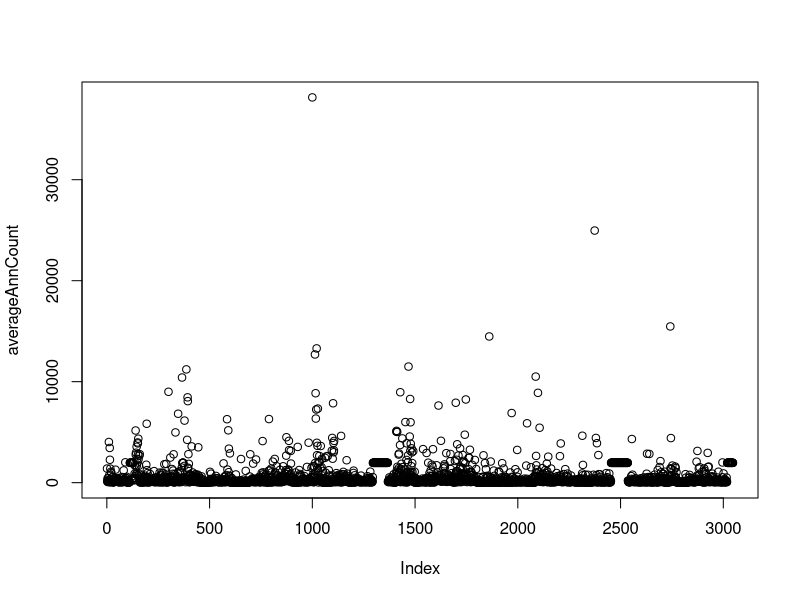
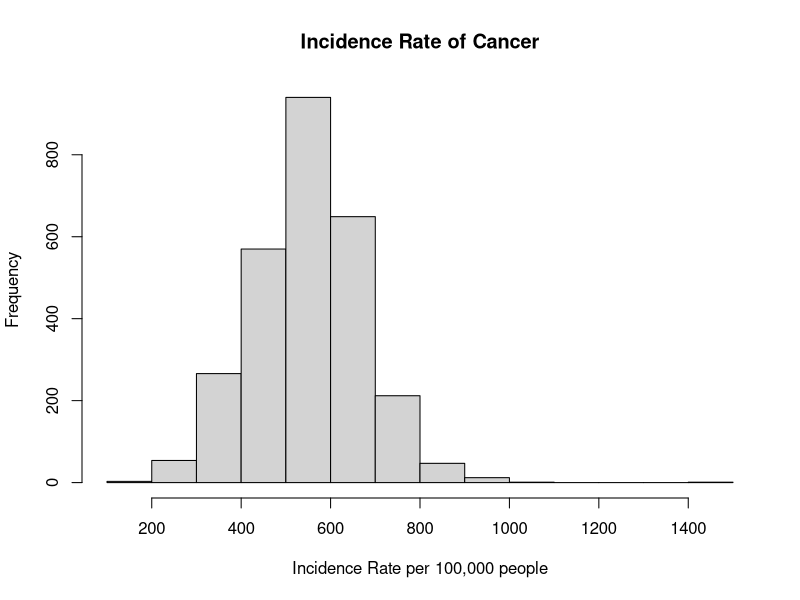
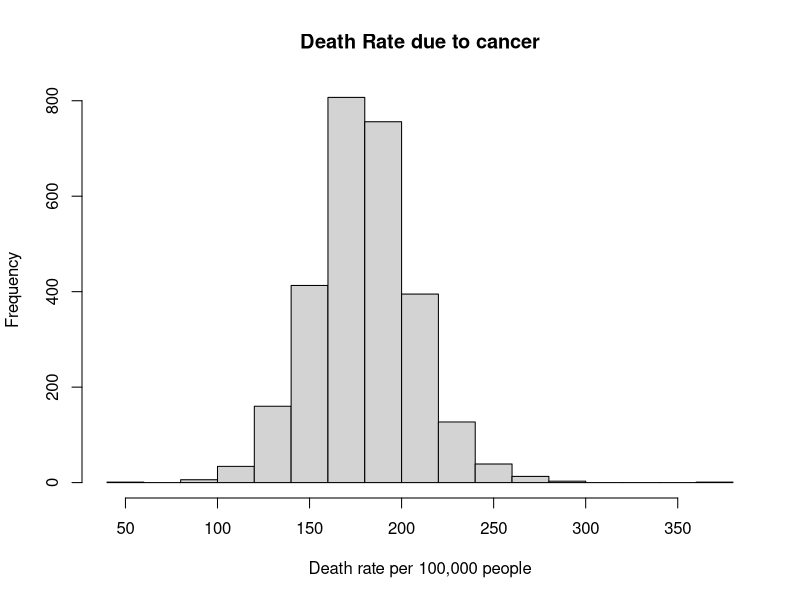
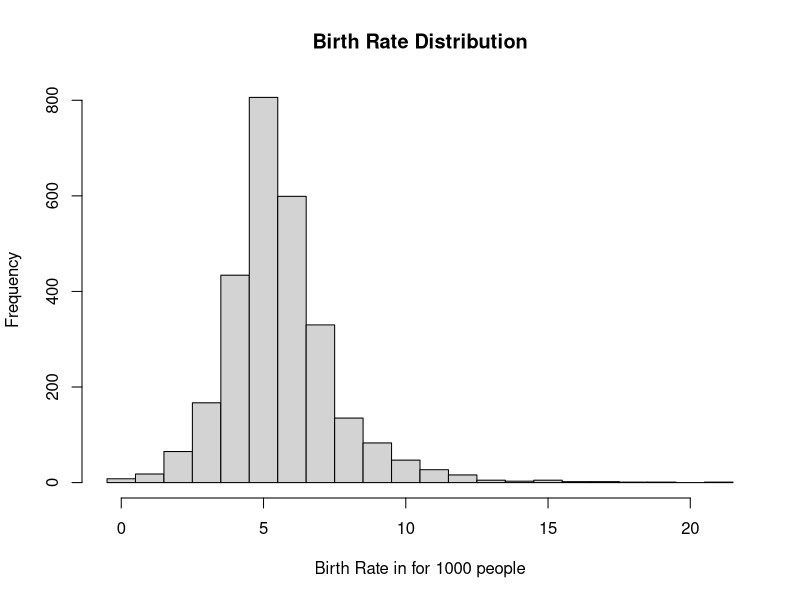
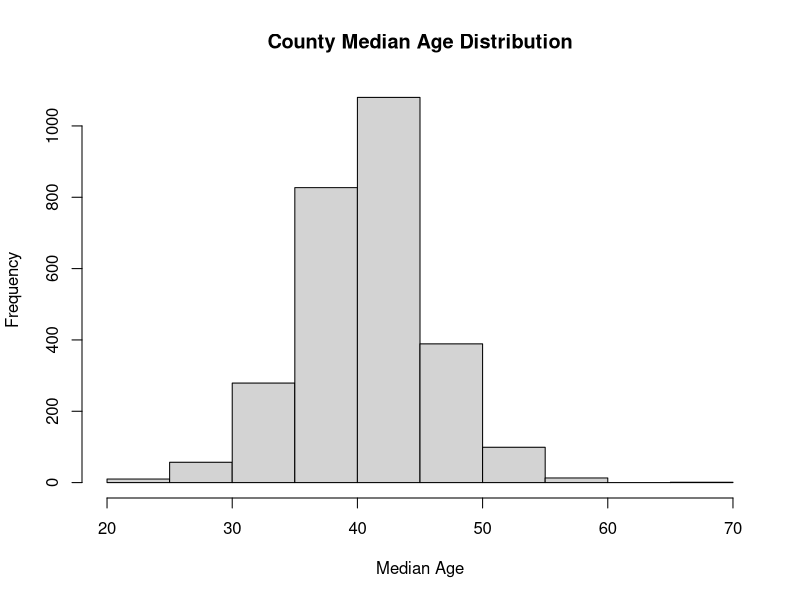
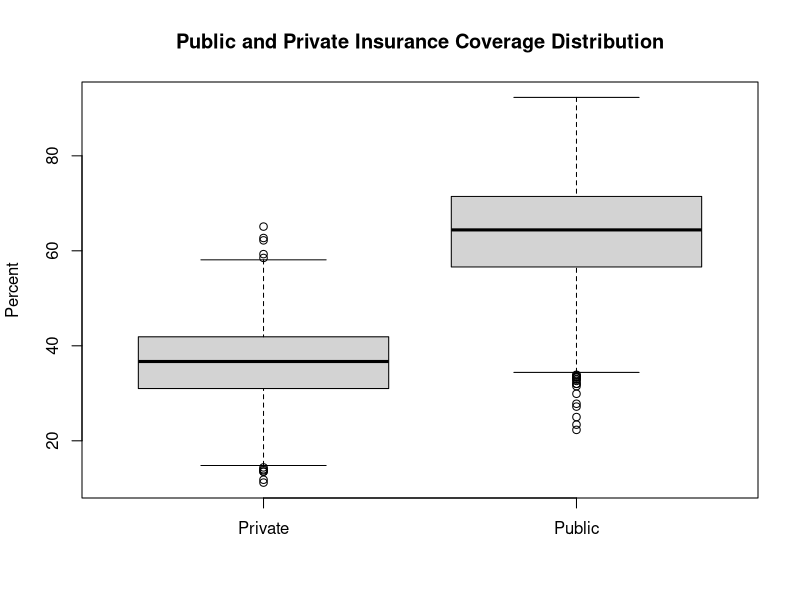
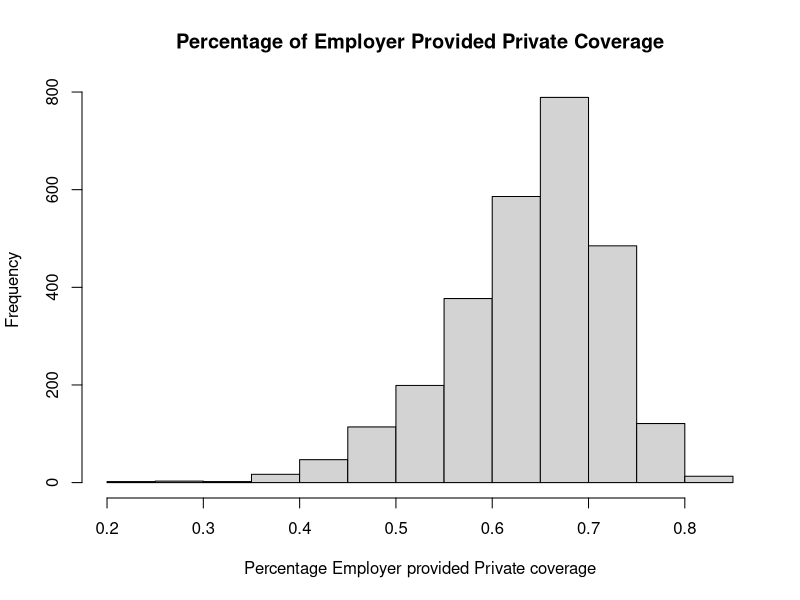
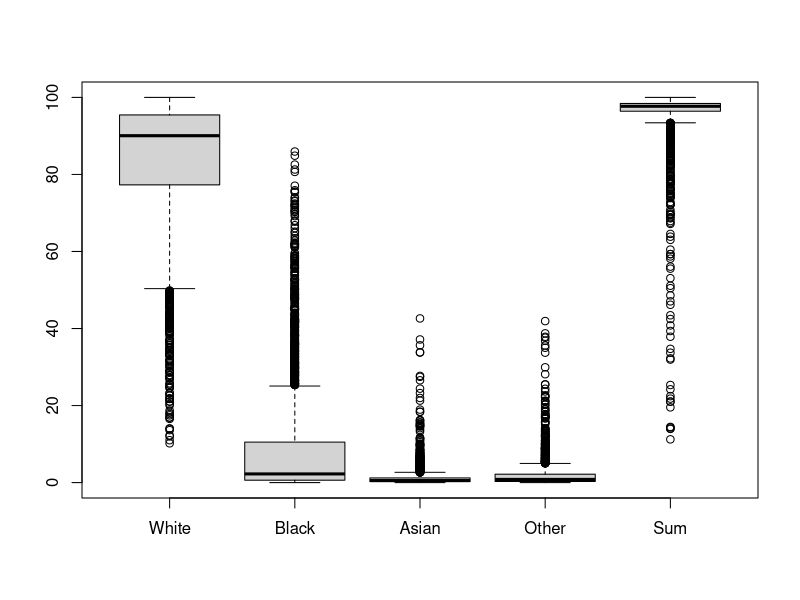

The R source for these figures, in order:
## ---- chunk 1
knitr::opts_chunk$set(echo = TRUE)
knitr::opts_chunk$set(tidy=TRUE)
## ---- chunk 2
library(car)
## ---- chunk 3
cancer_data = read.csv("cancer.csv")
## ---- chunk 4
(list_of_varibles = objects(cancer_data))
## ---- chunk 5
str(cancer_data)
## ---- chunk 6
summary(cancer_data$avgAnnCount)
## ---- chunk 7
plot(cancer_data$avgAnnCount, ylab="averageAnnCount")
## ---- chunk 8
cancer_data_filter1 = cancer_data[cancer_data$avgAnnCount != 1962.667684, ]
nrow(cancer_data_filter1)
## ---- chunk 9
sum(cancer_data_filter1$MedianAge > 110)
sum(cancer_data_filter1$MedianAgeFemale > 110)
sum(cancer_data_filter1$MedianAgeMale > 110)
## ---- chunk 10
sum(cancer_data_filter1$AvgHouseholdSize < 0.1)
## ---- chunk 11
cancer_data_fixed = cancer_data_filter1[cancer_data_filter1$MedianAge < 110 & cancer_data_filter1$AvgHouseholdSize >=1, ]
nrow(cancer_data_fixed)
## ---- chunk 12
min(cancer_data$PctPublicCoverage + cancer_data$PctPrivateCoverage)
max(cancer_data$PctPublicCoverage + cancer_data$PctPrivateCoverage)
## ---- chunk 13
head(cancer_data$PctAsian + cancer_data$PctBlack + cancer_data$PctWhite + cancer_data$PctOtherRace, 25)
min(cancer_data$PctAsian + cancer_data$PctBlack + cancer_data$PctWhite + cancer_data$PctOtherRace)
max(cancer_data$PctAsian + cancer_data$PctBlack + cancer_data$PctWhite + cancer_data$PctOtherRace)
## ---- chunk 14
summary(cancer_data$PercentMarried)
summary(cancer_data$PctMarriedHouseholds)
## ---- chunk 15
summary(cancer_data$PctNoHS18_24)
summary(cancer_data$PctHS18_24)
summary(cancer_data$PctHS25_Over)
summary(cancer_data$PctSomeCol18_24)
summary(cancer_data$PctBachDeg18_24)
summary(cancer_data$PctBachDeg25_Over)
## ---- chunk 16
sum(cancer_data$PctHS18_24 < 0.01)
sum(cancer_data$PctBachDeg18_24 < 0.01)
## ---- chunk 17
summary(cancer_data$PctEmployed16_Over)
summary(cancer_data$PctUnemployed16_Over)
## ---- chunk 18
incidenceRate = 100000*cancer_data_fixed$avgAnnCount/cancer_data_fixed$popEst2015
summary(incidenceRate)
## ---- chunk 19
hist(incidenceRate, main = "Incidence Rate of Cancer", xlab = "Incidence Rate per 100,000 people")
## ---- chunk 20
sd(incidenceRate)
## ---- chunk 21
summary(cancer_data_fixed$deathRate)
## ---- chunk 22
hist(cancer_data_fixed$deathRate, main = "Death Rate due to cancer", xlab = "Death rate per 100,000 people")
## ---- chunk 23
sd(cancer_data_fixed$deathRate)
## ---- chunk 24
summary(cancer_data_fixed$BirthRate)
## ---- chunk 25
hist(cancer_data_fixed$BirthRate, main = "Birth Rate Distribution", breaks = 0:22 - 0.5, xlab = "Birth Rate in for 1000 people")
## ---- chunk 26
hist(cancer_data_fixed$MedianAge, main = "County Median Age Distribution", xlab = "Median Age")
## ---- chunk 27
boxplot(cancer_data_fixed$PctPublicCoverage, cancer_data_fixed$PctPrivateCoverage, main = "Public and Private Insurance Coverage Distribution", names = c("Private","Public"), ylab = "Percent")
## ---- chunk 28
hist(cancer_data_fixed$PctEmpPrivCoverage / cancer_data_fixed$PctPrivateCoverage,
     main = "Percentage of Employer Provided Private Coverage", 
     xlab = "Percentage Employer provided Private coverage")
## ---- chunk 29
boxplot(cancer_data$PctWhite, cancer_data$PctBlack, cancer_data$PctAsian, cancer_data$PctOtherRace, cancer_data$PctWhite + cancer_data$PctBlack + cancer_data$PctAsian + cancer_data$PctOtherRace, names = c("White", "Black", "Asian", "Other", "Sum"))
## ---- chunk 30
summary(cancer_data_fixed$medIncome)
summary(cancer_data_fixed$binnedInc)
## ---- chunk 31
cancer_data_fixed$binnedInc = factor(cancer_data_fixed$binnedInc, c("[22640, 34218.1]","(34218.1, 37413.8]","(37413.8, 40362.7]","(40362.7, 42724.4]","(42724.4, 45201]","(45201, 48021.6]","(48021.6, 51046.4]","(51046.4, 54545.6]","(54545.6, 61494.5]","(61494.5, 125635]"))
## ---- chunk 32
plot(incidenceRate, cancer_data_fixed$deathRate)
## ---- chunk 33
cor(incidenceRate, cancer_data_fixed$deathRate)
## ---- chunk 34
cor(cancer_data_fixed$deathRate, cancer_data_fixed$medIncome)
## ---- chunk 35
boxplot(deathRate ~ binnedInc, data = cancer_data_fixed, 
        main = "Death rate vs Median Income bins",
        xlab = "Median Income bins",
        ylab = "Death Rate")
## ---- chunk 36
cor(incidenceRate, cancer_data_fixed$medIncome)
## ---- chunk 37
cor(cancer_data_fixed$povertyPercent, cancer_data_fixed$deathRate)
## ---- chunk 38
cor(cancer_data_fixed$medIncome, cancer_data_fixed$povertyPercent)
## ---- chunk 39
cor(cancer_data_fixed$deathRate, cancer_data_fixed$PctPrivateCoverage)
## ---- chunk 40
plot (~ PctPrivateCoverage + deathRate, data = cancer_data_fixed, col="red", xlab="% Coverage")
abline(lm(cancer_data_fixed$deathRate ~ cancer_data_fixed$PctPrivateCoverage), col="red")
points (cancer_data_fixed$PctPublicCoverage, cancer_data_fixed$deathRate, col="blue")
abline(lm(cancer_data_fixed$deathRate ~ cancer_data_fixed$PctPublicCoverage), col="blue")
legend("topright", legend = c("Private", "Public"), col = c("red", "blue"), pch = c(19,19))
## ---- chunk 41
cor(cancer_data_fixed$deathRate, cancer_data_fixed$PctPublicCoverage)
## ---- chunk 42
lm(100*cancer_data_fixed$deathRate/mean(cancer_data_fixed$deathRate) ~ cancer_data_fixed$PctPrivateCoverage)
## ---- chunk 43
cor(incidenceRate, cancer_data_fixed$MedianAge)
## ---- chunk 44
lm(incidenceRate ~ cancer_data_fixed$MedianAge)
## ---- chunk 45
cor(cancer_data_fixed$deathRate, cancer_data_fixed$MedianAge)
## ---- chunk 46
plot(~ cancer_data_fixed$MedianAge+cancer_data_fixed$PctPrivateCoverage, 
     xlab = "Age", 
     ylab = "Pct Private Coverage" )
## ---- chunk 47
cor(cancer_data_fixed$povertyPercent, cancer_data_fixed$PctBlack)
cor(cancer_data_fixed$povertyPercent, cancer_data_fixed$PctWhite)
cor(cancer_data_fixed$povertyPercent, cancer_data_fixed$PctAsian)
cor(cancer_data_fixed$povertyPercent, cancer_data_fixed$PctOtherRace)
## ---- chunk 48
cor(cancer_data_fixed$deathRate, cancer_data_fixed$PctBlack)
cor(cancer_data_fixed$deathRate, cancer_data_fixed$PctWhite)
cor(cancer_data_fixed$deathRate, cancer_data_fixed$PctAsian)
cor(cancer_data_fixed$deathRate, cancer_data_fixed$PctOtherRace)
## ---- chunk 49
cor(incidenceRate, cancer_data_fixed$PctBlack)
cor(incidenceRate, cancer_data_fixed$PctWhite)
cor(incidenceRate, cancer_data_fixed$PctAsian)
cor(incidenceRate, cancer_data_fixed$PctOtherRace)
## ---- chunk 50
scatterplotMatrix(~ cancer_data_fixed$povertyPercent + cancer_data_fixed$PctPrivateCoverage + cancer_data_fixed$PctPublicCoverage + cancer_data_fixed$PctHS25_Over + + cancer_data_fixed$PctBachDeg25_Over)
## ---- chunk 51
cor(cancer_data_fixed$deathRate, cancer_data_fixed$PctBachDeg25_Over)
cor(cancer_data_fixed$deathRate, cancer_data_fixed$PctHS25_Over)
## ---- chunk 52
cor(cancer_data_fixed$PctEmployed16_Over, cancer_data_fixed$PctBachDeg25_Over, use = "complete.obs")
cor(cancer_data_fixed$PctEmployed16_Over, cancer_data_fixed$PctHS25_Over, use = "complete.obs")
## ---- chunk 53
cor(cancer_data_fixed$PctMarriedHouseholds, cancer_data_fixed$PctPrivateCoverage)
cor(cancer_data_fixed$PctMarriedHouseholds, cancer_data_fixed$PctPublicCoverage)
## ---- chunk 54
boxplot(PctMarriedHouseholds ~ binnedInc, data = cancer_data_fixed, 
        main = "Married Households vs Median Income bins",
        xlab = "Median Income bins",
        ylab = "Married Households")
## ---- chunk 55
cor(cancer_data_fixed$deathRate, cancer_data_fixed$PctMarriedHouseholds)
## ---- chunk 56
summary(cancer_data_fixed$AvgHouseholdSize)
## ---- chunk 57
HouseholdSize_bin = cut(cancer_data_fixed$AvgHouseholdSize, breaks = c(1, 2, 3, 4, Inf))
boxplot( deathRate ~ HouseholdSize_bin , data = cancer_data_fixed,
        main = "Death rate vs Average Household size",
        xlab = "Average Household Size",
        ylab = "Death Rate")
## ---- chunk 58
boxplot(AvgHouseholdSize ~ binnedInc, data = cancer_data_fixed, 
        main = "Average household size vs Median Income bins",
        xlab = "Median Income bins",
        ylab = "Average household size")
